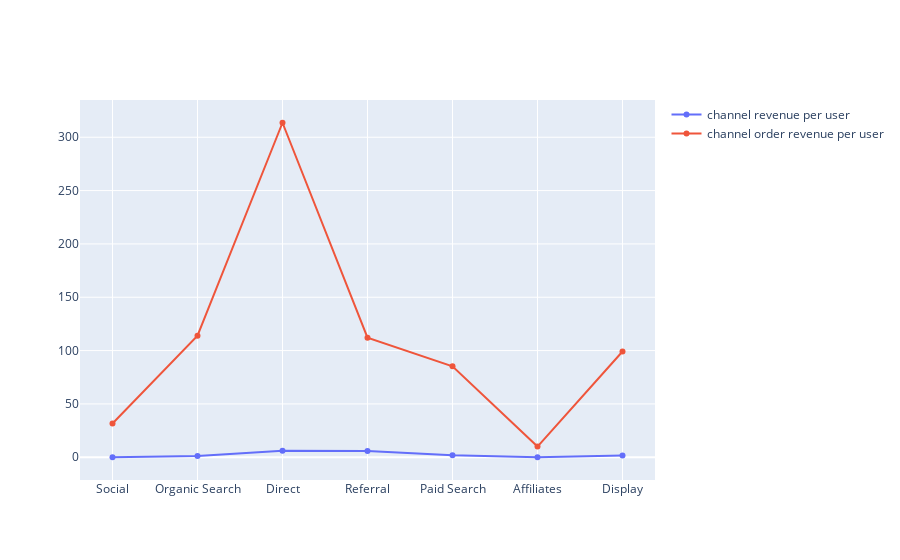

Notebook cell for this chart:
### Code cell
fig = make_subplots()
fig.add_trace(
    go.Scatter(
      x=df['channel_grouping'],
      y=df['ch_revenue_per_user'],
      name='channel revenue per user'
    )
)
fig.add_trace(
    go.Scatter(
      x=df['channel_grouping'],
      y=df['ch_ord_revenue_per_user'],
      name='channel order revenue per user'
    )
)
fig.show()

### Figure 1 — Plotly figure (JSON) as saved in the notebook; plotly's stock layout.template omitted (floating-point values rounded to 4 significant figures)
{"data": [{"name": "channel revenue per user", "type": "scatter", "x": ["Social", "Organic Search", "Direct", "Referral", "Paid Search", "Affiliates", "Display"], "y": [0.002372, 1.144, 6.119, 5.794, 1.95, 0.0104, 1.595]}, {"name": "channel order revenue per user", "type": "scatter", "x": ["Social", "Organic Search", "Direct", "Referral", "Paid Search", "Affiliates", "Display"], "y": [31.63, 113.9, 313.6, 112.1, 85.2, 9.99, 99.12]}], "layout": {"xaxis": {"anchor": "y", "domain": [0, 1]}, "yaxis": {"anchor": "x", "domain": [0, 1]}}}
